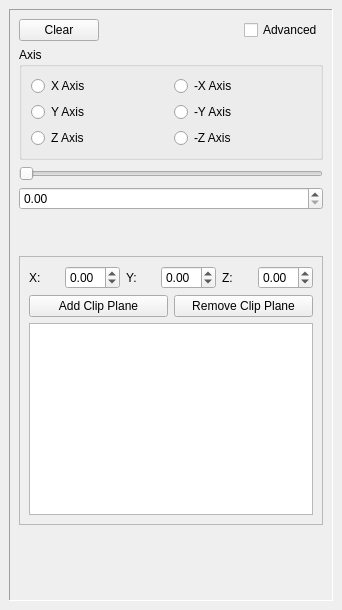
<ui version="4.0" >
 <class>ClipPlanes</class>
 <widget class="QWidget" name="ClipPlanes" >
  <property name="geometry" >
   <rect>
    <x>0</x>
    <y>0</y>
    <width>342</width>
    <height>610</height>
   </rect>
  </property>
  <property name="windowTitle" >
   <string>Form</string>
  </property>
  <layout class="QVBoxLayout" >
   <property name="spacing" >
    <number>6</number>
   </property>
   <property name="leftMargin" >
    <number>9</number>
   </property>
   <property name="topMargin" >
    <number>9</number>
   </property>
   <property name="rightMargin" >
    <number>9</number>
   </property>
   <property name="bottomMargin" >
    <number>9</number>
   </property>
   <item>
    <widget class="QFrame" name="frame" >
     <property name="frameShape" >
      <enum>QFrame::Panel</enum>
     </property>
     <property name="frameShadow" >
      <enum>QFrame::Sunken</enum>
     </property>
     <layout class="QVBoxLayout" >
      <item>
       <layout class="QHBoxLayout" >
        <property name="spacing" >
         <number>6</number>
        </property>
        <property name="leftMargin" >
         <number>0</number>
        </property>
        <property name="topMargin" >
         <number>0</number>
        </property>
        <property name="rightMargin" >
         <number>0</number>
        </property>
        <property name="bottomMargin" >
         <number>0</number>
        </property>
        <item>
         <widget class="QPushButton" name="clearButton" >
          <property name="text" >
           <string>Clear</string>
          </property>
         </widget>
        </item>
        <item>
         <spacer>
          <property name="orientation" >
           <enum>Qt::Horizontal</enum>
          </property>
          <property name="sizeHint" >
           <size>
            <width>40</width>
            <height>20</height>
           </size>
          </property>
         </spacer>
        </item>
        <item>
         <widget class="QCheckBox" name="_advancedButton" >
          <property name="text" >
           <string>Advanced</string>
          </property>
         </widget>
        </item>
       </layout>
      </item>
      <item>
       <widget class="QGroupBox" name="groupBox" >
        <property name="title" >
         <string>Axis</string>
        </property>
        <layout class="QGridLayout" >
         <property name="leftMargin" >
          <number>9</number>
         </property>
         <property name="topMargin" >
          <number>9</number>
         </property>
         <property name="rightMargin" >
          <number>9</number>
         </property>
         <property name="bottomMargin" >
          <number>9</number>
         </property>
         <property name="horizontalSpacing" >
          <number>6</number>
         </property>
         <property name="verticalSpacing" >
          <number>6</number>
         </property>
         <item row="0" column="0" >
          <layout class="QGridLayout" >
           <property name="leftMargin" >
            <number>0</number>
           </property>
           <property name="topMargin" >
            <number>0</number>
           </property>
           <property name="rightMargin" >
            <number>0</number>
           </property>
           <property name="bottomMargin" >
            <number>0</number>
           </property>
           <property name="horizontalSpacing" >
            <number>6</number>
           </property>
           <property name="verticalSpacing" >
            <number>6</number>
           </property>
           <item row="0" column="0" >
            <widget class="QRadioButton" name="posXAxis" >
             <property name="text" >
              <string>X Axis</string>
             </property>
            </widget>
           </item>
           <item row="0" column="1" >
            <widget class="QRadioButton" name="negXAxis" >
             <property name="text" >
              <string>-X Axis</string>
             </property>
            </widget>
           </item>
           <item row="2" column="0" >
            <widget class="QRadioButton" name="posZAxis" >
             <property name="text" >
              <string>Z Axis</string>
             </property>
            </widget>
           </item>
           <item row="1" column="1" >
            <widget class="QRadioButton" name="negYAxis" >
             <property name="text" >
              <string>-Y Axis</string>
             </property>
            </widget>
           </item>
           <item row="1" column="0" >
            <widget class="QRadioButton" name="posYAxis" >
             <property name="text" >
              <string>Y Axis</string>
             </property>
            </widget>
           </item>
           <item row="2" column="1" >
            <widget class="QRadioButton" name="negZAxis" >
             <property name="text" >
              <string>-Z Axis</string>
             </property>
            </widget>
           </item>
          </layout>
         </item>
        </layout>
       </widget>
      </item>
      <item>
       <layout class="QVBoxLayout" >
        <item>
         <widget class="QSlider" name="_distanceSlider" >
          <property name="minimum" >
           <number>0</number>
          </property>
          <property name="maximum" >
           <number>99</number>
          </property>
          <property name="sliderPosition" >
           <number>0</number>
          </property>
          <property name="orientation" >
           <enum>Qt::Horizontal</enum>
          </property>
         </widget>
        </item>
        <item>
         <widget class="QDoubleSpinBox" name="_distanceSpinBox" >
          <property name="minimumSize" >
           <size>
            <width>100</width>
            <height>0</height>
           </size>
          </property>
          <property name="maximum" >
           <double>10000000000.000000000000000</double>
          </property>
          <property name="singleStep" >
           <double>1.000000000000000</double>
          </property>
         </widget>
        </item>
        <item>
         <spacer>
          <property name="orientation" >
           <enum>Qt::Vertical</enum>
          </property>
          <property name="sizeHint" >
           <size>
            <width>20</width>
            <height>40</height>
           </size>
          </property>
         </spacer>
        </item>
       </layout>
      </item>
      <item>
       <widget class="QFrame" name="_advancedOptions" >
        <property name="frameShape" >
         <enum>QFrame::StyledPanel</enum>
        </property>
        <property name="frameShadow" >
         <enum>QFrame::Raised</enum>
        </property>
        <layout class="QVBoxLayout" >
         <property name="spacing" >
          <number>6</number>
         </property>
         <property name="leftMargin" >
          <number>9</number>
         </property>
         <property name="topMargin" >
          <number>9</number>
         </property>
         <property name="rightMargin" >
          <number>9</number>
         </property>
         <property name="bottomMargin" >
          <number>9</number>
         </property>
         <item>
          <layout class="QHBoxLayout" >
           <property name="spacing" >
            <number>6</number>
           </property>
           <property name="leftMargin" >
            <number>0</number>
           </property>
           <property name="topMargin" >
            <number>0</number>
           </property>
           <property name="rightMargin" >
            <number>0</number>
           </property>
           <property name="bottomMargin" >
            <number>0</number>
           </property>
           <item>
            <widget class="QLabel" name="label" >
             <property name="text" >
              <string>X:</string>
             </property>
            </widget>
           </item>
           <item>
            <widget class="QDoubleSpinBox" name="_normalX" >
             <property name="minimum" >
              <double>-1.000000000000000</double>
             </property>
             <property name="maximum" >
              <double>1.000000000000000</double>
             </property>
             <property name="singleStep" >
              <double>0.100000000000000</double>
             </property>
            </widget>
           </item>
           <item>
            <widget class="QLabel" name="label_2" >
             <property name="text" >
              <string>Y:</string>
             </property>
            </widget>
           </item>
           <item>
            <widget class="QDoubleSpinBox" name="_normalY" >
             <property name="minimum" >
              <double>-1.000000000000000</double>
             </property>
             <property name="maximum" >
              <double>1.000000000000000</double>
             </property>
             <property name="singleStep" >
              <double>0.100000000000000</double>
             </property>
            </widget>
           </item>
           <item>
            <widget class="QLabel" name="label_3" >
             <property name="text" >
              <string>Z:</string>
             </property>
            </widget>
           </item>
           <item>
            <widget class="QDoubleSpinBox" name="_normalZ" >
             <property name="minimum" >
              <double>-1.000000000000000</double>
             </property>
             <property name="maximum" >
              <double>1.000000000000000</double>
             </property>
             <property name="singleStep" >
              <double>0.100000000000000</double>
             </property>
            </widget>
           </item>
          </layout>
         </item>
         <item>
          <layout class="QHBoxLayout" >
           <property name="spacing" >
            <number>6</number>
           </property>
           <property name="leftMargin" >
            <number>0</number>
           </property>
           <property name="topMargin" >
            <number>0</number>
           </property>
           <property name="rightMargin" >
            <number>0</number>
           </property>
           <property name="bottomMargin" >
            <number>0</number>
           </property>
           <item>
            <widget class="QPushButton" name="_addButton" >
             <property name="text" >
              <string>Add Clip Plane</string>
             </property>
            </widget>
           </item>
           <item>
            <widget class="QPushButton" name="_removeButton" >
             <property name="text" >
              <string>Remove Clip Plane</string>
             </property>
            </widget>
           </item>
          </layout>
         </item>
         <item>
          <widget class="QListWidget" name="_clipPlaneList" />
         </item>
        </layout>
       </widget>
      </item>
      <item>
       <spacer>
        <property name="orientation" >
         <enum>Qt::Vertical</enum>
        </property>
        <property name="sizeHint" >
         <size>
          <width>20</width>
          <height>40</height>
         </size>
        </property>
       </spacer>
      </item>
     </layout>
    </widget>
   </item>
  </layout>
 </widget>
 <resources/>
 <connections/>
</ui>
